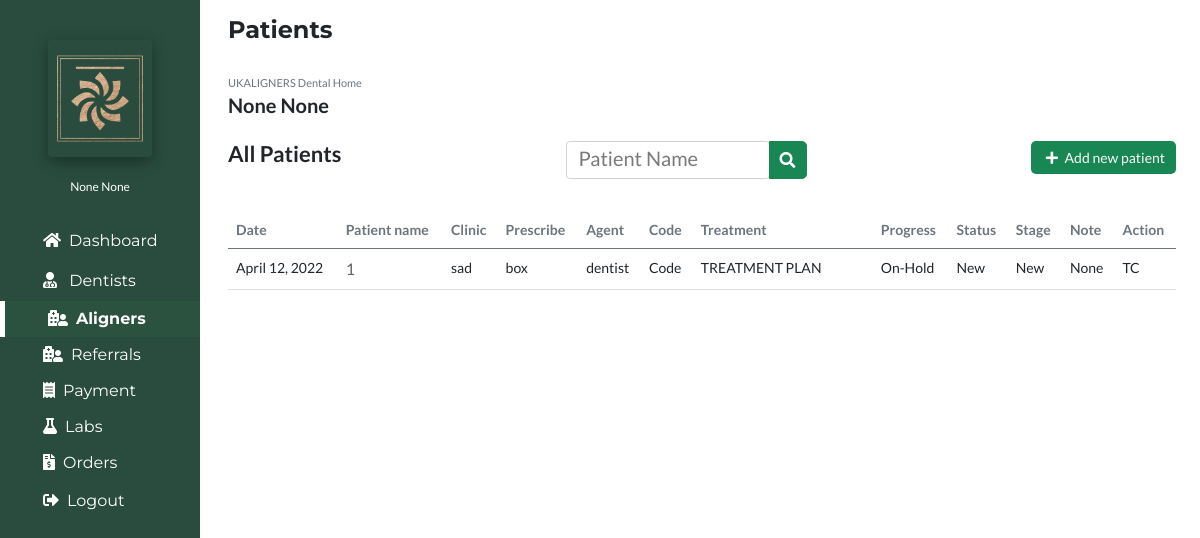
The app's page /patientarchived (signed in), older data.
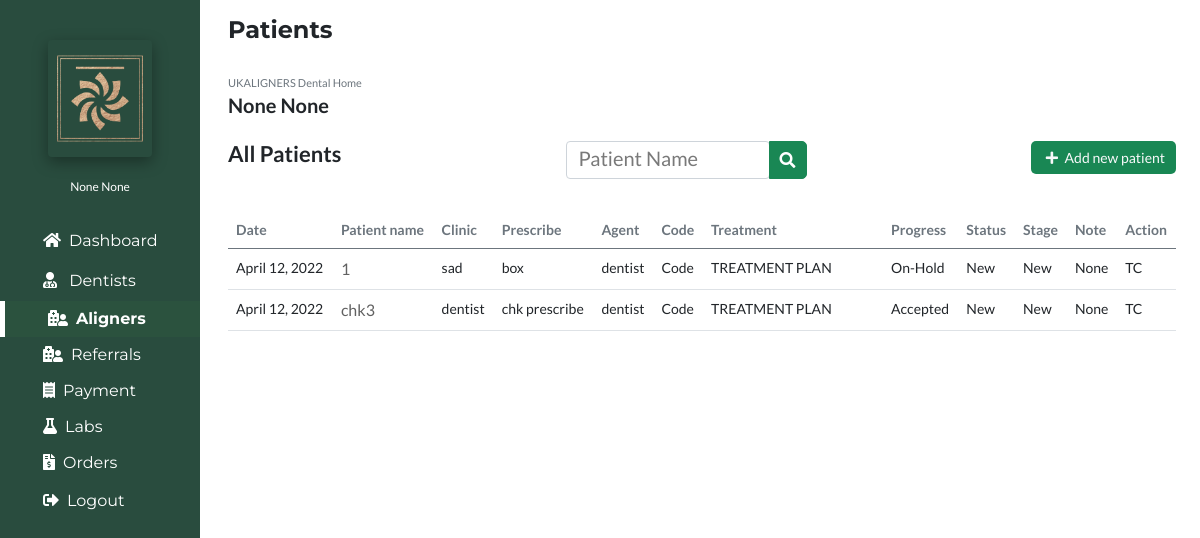
The same page, newer data.
### account/models.py (models this page shows, shortened)
class Account(AbstractBaseUser):
	email 					= models.EmailField(verbose_name="email", max_length=60, unique=True)
	username 				= models.CharField(max_length=30, unique=True)
	date_joined				= models.DateTimeField(verbose_name='date joined', auto_now_add=True)
	last_login				= models.DateTimeField(verbose_name='last login', auto_now=True)
	first_name				= models.CharField(max_length=50, null=True)
	last_name				= models.CharField(max_length=50, null=True)
	is_admin				= models.BooleanField(default=False)
	is_active				= models.BooleanField(default=True)
	is_staff				= models.BooleanField(default=False)
	is_superuser			= models.BooleanField(default=False)
	is_reception			= models.BooleanField(default=False)
	is_nurse				= models.BooleanField(default=False)
	is_dentist				= models.BooleanField(default=False)
	hide_email				= models.BooleanField(default=True)
	USERNAME_FIELD = 'username'
	REQUIRED_FIELDS = ['email']
	objects = MyAccountManager()
	def __str__(self):
		return self.username

### portfolioApp/models.py (models this page shows, shortened)
class Patient(models.Model):
    Dentist=models.ForeignKey(User,on_delete=models.CASCADE)
    Prescriber=models.CharField(max_length=100,null=True)
    Clinic=models.CharField(max_length=300,null=True)
    Email=models.CharField(max_length=300,null=True)
    Telephone=models.CharField(max_length=300,null=True)
    PatientName=models.CharField(max_length=100,null=True)
    Sex=models.CharField(max_length=100,null=True)
    TreatmentInPast=models.CharField(max_length=100,null=True)
    Age=models.CharField(max_length=100,null=True)
    Address1=models.CharField(max_length=100,null=True)
    Address2=models.CharField(max_length=100,null=True)
    OralScan=models.CharField(max_length=100,null=True)
    Impression=models.CharField(max_length=100,null=True)
    UpperJaw=models.FileField(null=True)
    LowerJaw=models.FileField(null=True)
    Photo1=models.ImageField(null=True)
    Photo2=models.ImageField(null=True)
    Photo3=models.ImageField(null=True)
    Photo4=models.ImageField(null=True)
    Treatment=models.CharField(max_length=150,null=True, choices=(("TREATMENT PLAN: includes 3D visualisation and STL files to print models in house","TREATMENT PLAN: includes 3D visualisation and STL files to print models in house"),("Full TREATMENT: including 3D and all set of aligners","Full TREATMENT: including 3D and all set of aligners")))
    TreatmentRequired=models.CharField(max_length=150,null=True)
    Aligners=models.CharField(max_length=150,null=True)
    TreatmentLimit=models.CharField(max_length=150,null=True)
    Overbite=models.CharField(max_length=150,null=True)
    Overjet=models.CharField(max_length=150,null=True)
    Expension=models.CharField(max_length=150,null=True)
    IPR=models.CharField(max_length=150,null=True)
    Procline=models.CharField(max_length=150,null=True)
    Distalize=models.CharField(max_length=150,null=True)
    UpperMidline=models.CharField(max_length=150,null=True)
    LoverMidline=models.CharField(max_length=150,null=True)
    ArchForm=models.CharField(max_length=150,null=True)
    PCrossbite=models.CharField(max_length=150,null=True)
    Hint1=models.CharField(max_length=150,null=True)
    Hint2=models.CharField(max_length=150,null=True)
    Hint3=models.CharField(max_length=150,null=True)
    DentistNote=models.TextField(default="Not Added",null=True)
    AdminNote=models.TextField(default="Not Added",null=True)
    Status=models.CharField(max_length=120,default="Pending",null=True,choices=(("3D","3D"),("Ready","Ready")))
    InternalStatus=models.CharField(max_length=30,null=True,default="On")
    Date=models.DateField(auto_now_add=True)
    file=models.FileField(null=True)
    AdminStatus = models.CharField(max_length=1000,null=True)
    Stage = models.CharField(max_length=1000,null=True, choices=(("File sent","File sent"),("Model prod","Model prod"),("Aligner prod","Aligner prod"),("Ready","Ready")))
    Note = models.CharField(max_length=10000,null=True)
    Action = models.CharField(max_length=1000,null=True,choices=(("In progress","In progress"),("TC","TC")))
    Progress = models.CharField(max_length=1000,null=True, blank=True, choices=(("Accept","Accept"),("Review","Review"),("Decline","Decline"),("On-Hold","On-Hold"),("New","New")))
    UpperArch = models.IntegerField(default=0, null=True, blank=True)
    LowerArch = models.IntegerField(default=0,null=True, blank=True)
    UpperArchMaterial = models.CharField(max_length=50,null=True, blank=True)
    LowerArchMaterial = models.CharField(max_length=50,null=True, blank=True)

### portfolioApp/views.py (the view)
# urls.py: path('patientarchived', views.patientarchived, name='patientarchived'),
@login_required(login_url='login')
def patientarchived(request):
    mypatients=Patient.objects.filter(Action="TC").order_by("PatientName")
    context={
        'patients':'active',
        'mypatients':mypatients,
    }
    return render(request,'patientarchived.html',context)

### portfolioApp/templates/patientarchived.html (shortened to what this page needs)
{% extends 'base.html' %}
{% load static %}
{% block body %}
<section class="px-4">
<h4 class="py-3"><b>Patients</b></h4>
<div class="">
<span class="text-secondary">UKALIGNERS Dental Home</span>
<h6><b>{{user.first_name}} {{user.last_name}}</b></h6>
<div class="d-flex justify-content-between py-3">
<h5><b>All Patients</b></h5>
<div class="search-bar">
<div class="input-group">
  <div class="form-outline">
  <form action="{% url 'patientsearchresults' %}" method="get">
    <input type="search" id="patientName"  class="form-control" placeholder="Patient Name" name="PatientSearchQuery" />
  </div>
  <button type="submit" class="btn btn-success bg-success">
    <i class="fas fa-search"></i>
  </button>
</div>
</div>
<div class="add-new">
<a href="{% url 'addnewpatient' %}" class="btn btn-sm text-light bg-success"><i class="fas fa-plus mx-1"></i> Add new patient</a>
</div>
</div>
<div class="col-sm-12 px-0 pb-3 my-3 table-responsive"style="font-size:14px;">
<table class="table ">
<thead class="text-secondary">
<tr>
  <th scope="col">Date</th>
  <th scope="col">Patient name</th>
  <th scope="col">Clinic</th>
  <th scope="col">Prescribe</th>
  <th scope="col">Agent</th>
  <th scope="col">Code</th>
  <th scope="col">Treatment</th>
  <th scope="col">Progress</th>
  <th scope="col">Status</th>
  <th scope="col">Stage</th>
  <th scope="col">Note</th>
  <th scope="col">Action</th>
</tr>
</thead>
<tbody>
{% for patients in mypatients %}
<tr>
<td>{{patients.Date}}</td>
{% if not user.is_staff or user.is_superuser %}
<td><a href="/patientdetail/{{patients.id}}/">{{patients.PatientName}} {{patients.PatientSurname}}</a></td>
{% else %}
<td class="text-secondary">{{patients.PatientName}} {{patients.PatientSurname}}</td>
{% endif %}
<td>{{patients.Clinic}}</td>
<td>{{patients.Prescriber}}</td>
<td>{{patients.Dentist}}</td>
<td>Code</td>
{% if patients.Treatment == "Full TREATMENT: including 3D and all set of aligners" %}
  <td style="width: 180px;">Full TREATMENT</td>
{% else %}
  <td style="width: 180px;">TREATMENT PLAN</td>
{% endif %}
<td>{{patients.Progress}}</td>
<td>{{patients.Status}}</td>
<td>{{patients.Stage}}</td>
<td style="max-width:300px;">{{patients.Note}}</td>
<td>{{patients.Action}}</td>
</tr>
{% endfor %}
</tbody>
</table>
</div>
</div>
</section>
{% endblock body %}

### portfolioApp/templates/base.html (shortened to what this page needs)
{% load static %}
<!DOCTYPE html>
<html lang="en">
 <head>
    <link rel="stylesheet" href="{% static 'css/all.min.css' %}" >
    <link href="{% static 'css/bootstrap.min.css' %} " rel="stylesheet">
    <link rel="stylesheet" href="{% static 'css/fontawesome.css' %}" >
    <link rel="stylesheet" href="https://cdnjs.cloudflare.com/ajax/libs/font-awesome/4.7.0/css/font-awesome.min.css">
    <link rel="stylesheet" href="{% static 'css/animated.css' %}" >
    <link rel="stylesheet" href="{% static 'css/owl.css' %}" >
    <link href="https://unpkg.com/aos@2.3.1/dist/aos.css" rel="stylesheet">
</head>
<body>
<div class="row">
<div class="col-sm-2  d-none d-lg-block">
{% include 'sidebar.html' %}
</div>
<div class="col-sm-10">
{% block body %}
{% endblock body %}
</div>
</div>
</body>
</html>

### portfolioApp/templates/sidebar.html (shortened to what this page needs)
{% load static %}
<!DOCTYPE html>
<html lang="en">
 <head>
    <link rel="stylesheet" href="{% static 'css/all.min.css' %}" >
    <link href="{% static 'css/bootstrap.min.css' %} " rel="stylesheet">
    <link rel="stylesheet" href="{% static 'css/fontawesome.css' %}" >
    <link rel="stylesheet" href="https://cdnjs.cloudflare.com/ajax/libs/font-awesome/4.7.0/css/font-awesome.min.css">
    <link rel="stylesheet" href="{% static 'css/animated.css' %}" >
    <link rel="stylesheet" href="{% static 'css/owl.css' %}" >
    <link href="https://unpkg.com/aos@2.3.1/dist/aos.css" rel="stylesheet">
</head>
<body>
{% if user.is_superuser %}
<div class="col-sm-2 py-4"style="background:#294C3E;position:fixed;left:0;min-height:1600px;">
{% else %}
<div class="col-sm-2 py-4"style="background:rgb(40 40 41);position:fixed;left:0;min-height:1600px;">
{% endif %}
{% if user.is_superuser %}
<div class="logo text-center rounded p-2 mx-5 mt-3"style="box-shadow: rgba(0, 0, 0, 0.35) 0px 5px 15px;">
<img class="img-fluid"src="{% static 'images/Logo4.png' %} " style="object-fit:cover;width:100px;height:101px;" alt="Logo">
</div>
{% endif %}
<div class="username text-center mt-3"><span style="font-size:12px;color:white;">{{user.first_name}} {{user.last_name}}</span></div>
<nav class="nav flex-column py-4"style="font-family: 'Montserrat', sans-serif;">
<a href="{% url 'dashboard' %}" class="nav-link {{dashboard}}"style="padding-left:35px;color:white;"><i class="fas fa-home mx-2"></i>Dashboard</a>
{% if user.is_superuser %}
<a href="{% url 'dentists' %}" class="nav-link {{dentists}}"style="padding-left:35px;color:white;"><i class="fas fa-user-md mx-2"></i> Dentists</a>
{% endif %}
<a  class="dropdown-btn nav-link {{patients}}"style="padding-left:35px;color:white;"><i class="fas fa-hospital-user mx-2"></i>Aligners</a>
<a  class="dropdown-btn nav-link {{referral}}"style="padding-left:35px;color:white;"><i class="fas fa-hospital-user mx-2"></i>Referrals</a>
{% if user.is_superuser or user.is_staff %}
<a  class="dropdown-btn nav-link {{payment}}"style="padding-left:35px;color:white;"><i class="fas  fa-receipt mx-2"></i>Payment</a>
{% endif %}
{% if user.is_superuser or user.is_staff %}
<a  class="dropdown-btn nav-link {{labs}}"style="padding-left:35px;color:white;"><i class="fas fa-flask mx-2"></i>Labs</a>
{% endif %}
{% if user.is_superuser or user.is_staff %}
<a  class="dropdown-btn nav-link {{orders}}"style="padding-left:35px;color:white;"><i class="fas fa-file-invoice-dollar mx-2"></i>Orders</a>
{% endif %}
<a href="{% url 'logout' %}" class="nav-link {{logout}}"style="padding-left:35px;color:white;"><i class="fas fa-sign-out-alt mx-2"></i>Logout</a>
</nav>
</div>
</body>
</html>

### portfolioApp/templates/base.html (style rules this page uses)
body { margin:0px; padding:0px; font-family: 'Lato', sans-serif; overflow-x: hidden; background:white; }
span,p { font-size:11px; color:black; }
h4 { font-family: 'Montserrat', sans-serif; }
::placeholder { color:#797979 !important; }
input, input::-webkit-input-placeholder { font-size: 13px; }
.btn { border-radius:5px; padding:5px 10px 5px 10px; background:#1B3229; }
a { text-decoration:none; color:#616161; }
a.nav-link.active { color: #96d3aa; border-left: 5px solid white; font-weight: bold; background: rgba(84, 248, 69, 0.035); }

### portfolioApp/templates/sidebar.html (style rules this page uses)
body { margin:0px; padding:0px; font-family: 'Lato', sans-serif; overflow-x: hidden; background:white; }
span { font-size:11px; color:black; }
h4 { font-family: 'Montserrat', sans-serif; font-size:24px; }
h5 { font-size:22px }
h6 { font-size:20px; }
::placeholder { color:#797979 !important; }
input, input::-webkit-input-placeholder { font-size: 20px; }
.btn { border-radius:5px; padding:5px 10px 5px 10px; background:#1B3229; }
a { text-decoration:none; color:#616161; font-size:16px; }
a.nav-link.active { color: #96d3aa; border-left: 5px solid white; font-weight: bold; background: rgba(84, 248, 69, 0.035); }
.dropdown-btn { padding: 6px 8px 6px 16px; text-decoration: none; color: white; display: block; border: none; background: none; width: 100%; cursor: pointer; outline: none; }

Row changes from the older to the newer data that the page shows:
now on this page (row edited): Patient: Date "April 12, 2022", PatientName "chk3", Clinic "dentist", Prescriber "chk prescribe", Dentist "dentist", shows "TREATMENT PLAN", Progress "Accepted", Status "New", Stage "New", Note "None", Action "TC"
